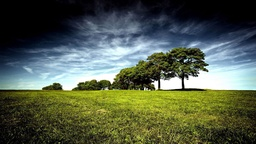
#> input picture part3-1/original_images/image1.jpg, 256 x 144 px, shrunk from 1600 x 900 before the run, found by its file name; its folder holds only this picture in this run
$ python Part3_1.py original_images/image1.jpg
#> lines starting #> are read from the running program, lines starting #| are printed output that depends on the picture
import sys

import cv2
import numpy as np

#enter the file names to be converted in command line.
img_list = sys.argv[1:6]
num = 1
for i in img_list:
    img = cv2.imread('original_images/'+i)
#> img is the input picture: shape (144, 256, 3); mean B, G, R 74.6, 93.2, 83.5
    Z = img.reshape((-1, 3))

    # convert to np.float32
    Z = np.float32(Z)

    # define criteria, number of clusters(K) and apply k-means()
    criteria = (cv2.TERM_CRITERIA_EPS + cv2.TERM_CRITERIA_MAX_ITER, 100, 1.0)
    for K in [5,10,15]:
        ret, label, center = cv2.kmeans(Z, K, None, criteria, 10, cv2.KMEANS_RANDOM_CENTERS)

        # Now convert back into u-int8, and make original image
        center = np.uint8(center)
        res = center[label.flatten()]
        res2 = res.reshape(img.shape)

        cv2.imshow('res2', res2)
        cv2.imwrite('quantizedImages/'+'op-image' + str(num) + '-'+ str(K) + '.jpg', res2)
#> this loop made 3 passes
#> ret on passes 1 to 3: 51754500, 18693768, 11622488.4
#> pass 1, `res2 = res.reshape(img.shape)`:
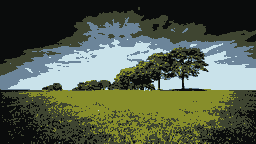
#> res2: shape (144, 256, 3); mean B, G, R 74, 92.7, 83
#> pass 2, `res2 = res.reshape(img.shape)`:
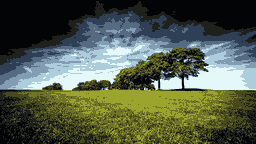
#> res2: shape (144, 256, 3); mean B, G, R 74.2, 92.7, 83
#> pass 3, `res2 = res.reshape(img.shape)`:
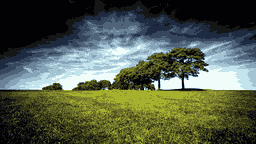
#> res2: shape (144, 256, 3); mean B, G, R 74.1, 92.8, 83.1

    num += 1

        #cv2.waitKey(0)
        #cv2.destroyAllWindows()

$ run again, on part3-1/original_images/image5.jpg
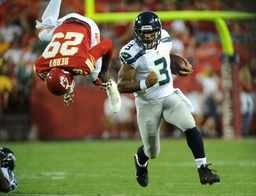
#> input picture part3-1/original_images/image5.jpg, 256 x 196 px, shrunk from 1600 x 1227 before the run, found by its file name
#> img is the input picture: shape (196, 256, 3); mean B, G, R 73.6, 108.5, 113.6
#> the loop `for K in [5,10,15]:` made 3 passes
#> ret on passes 1 to 3: 65695995.1, 32417324, 22777557.8
#> pass 1, `res2 = res.reshape(img.shape)`:
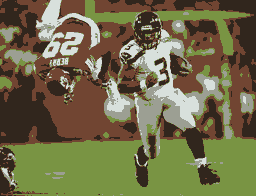
#> res2: shape (196, 256, 3); mean B, G, R 73, 107.7, 113.3
#> pass 3, `res2 = res.reshape(img.shape)`:
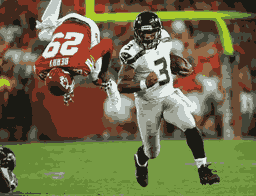
#> res2: shape (196, 256, 3); mean B, G, R 73.1, 108, 113

$ run again, on part3-1/original_images/image2.jpg
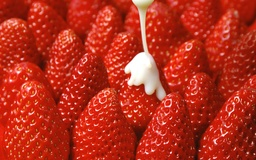
#> input picture part3-1/original_images/image2.jpg, 256 x 160 px, shrunk from 1920 x 1200 before the run, found by its file name
#> img is the input picture: shape (160, 256, 3); mean B, G, R 29.6, 47.8, 182.6
#> the loop `for K in [5,10,15]:` made 3 passes
#> ret on passes 1 to 3: 24175727.1, 11767449.4, 8136591.6
#> pass 1, `res2 = res.reshape(img.shape)`:
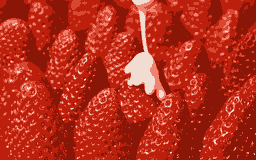
#> res2: shape (160, 256, 3); mean B, G, R 28.9, 47.2, 182.2
#> pass 3, `res2 = res.reshape(img.shape)`:
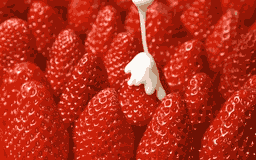
#> res2: shape (160, 256, 3); mean B, G, R 29, 47.3, 182.1

$ run again, on part3-1/original_images/image3.jpg
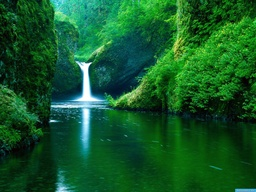
#> input picture part3-1/original_images/image3.jpg, 256 x 192 px, shrunk from 1600 x 1200 before the run, found by its file name
#> img is the input picture: shape (192, 256, 3); mean B, G, R 40.1, 88.1, 19.2
#> the loop `for K in [5,10,15]:` made 3 passes
#> ret on passes 1 to 3: 45838239.9, 23420255.1, 16371919.2
#> pass 1, `res2 = res.reshape(img.shape)`:
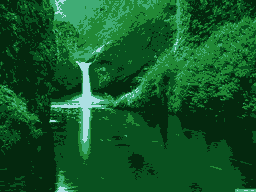
#> res2: shape (192, 256, 3); mean B, G, R 39.6, 87.4, 18.7
#> pass 3, `res2 = res.reshape(img.shape)`:
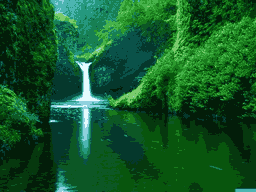
#> res2: shape (192, 256, 3); mean B, G, R 39.5, 87.7, 18.7

$ run again, on part3-1/original_images/image4.jpg
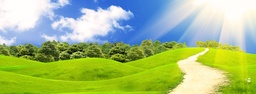
#> input picture part3-1/original_images/image4.jpg, 256 x 94 px, shrunk from 940 x 344 before the run, found by its file name
#> img is the input picture: shape (94, 256, 3); mean B, G, R 128, 189.8, 164
#> the loop `for K in [5,10,15]:` made 3 passes
#> ret on passes 1 to 3: 32624197.5, 14544960.4, 8287689.7
#> pass 1, `res2 = res.reshape(img.shape)`:
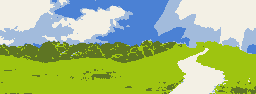
#> res2: shape (94, 256, 3); mean B, G, R 127.4, 189.2, 163.5
#> pass 3, `res2 = res.reshape(img.shape)`:
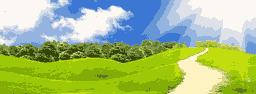
#> res2: shape (94, 256, 3); mean B, G, R 127.3, 189.3, 163.4
